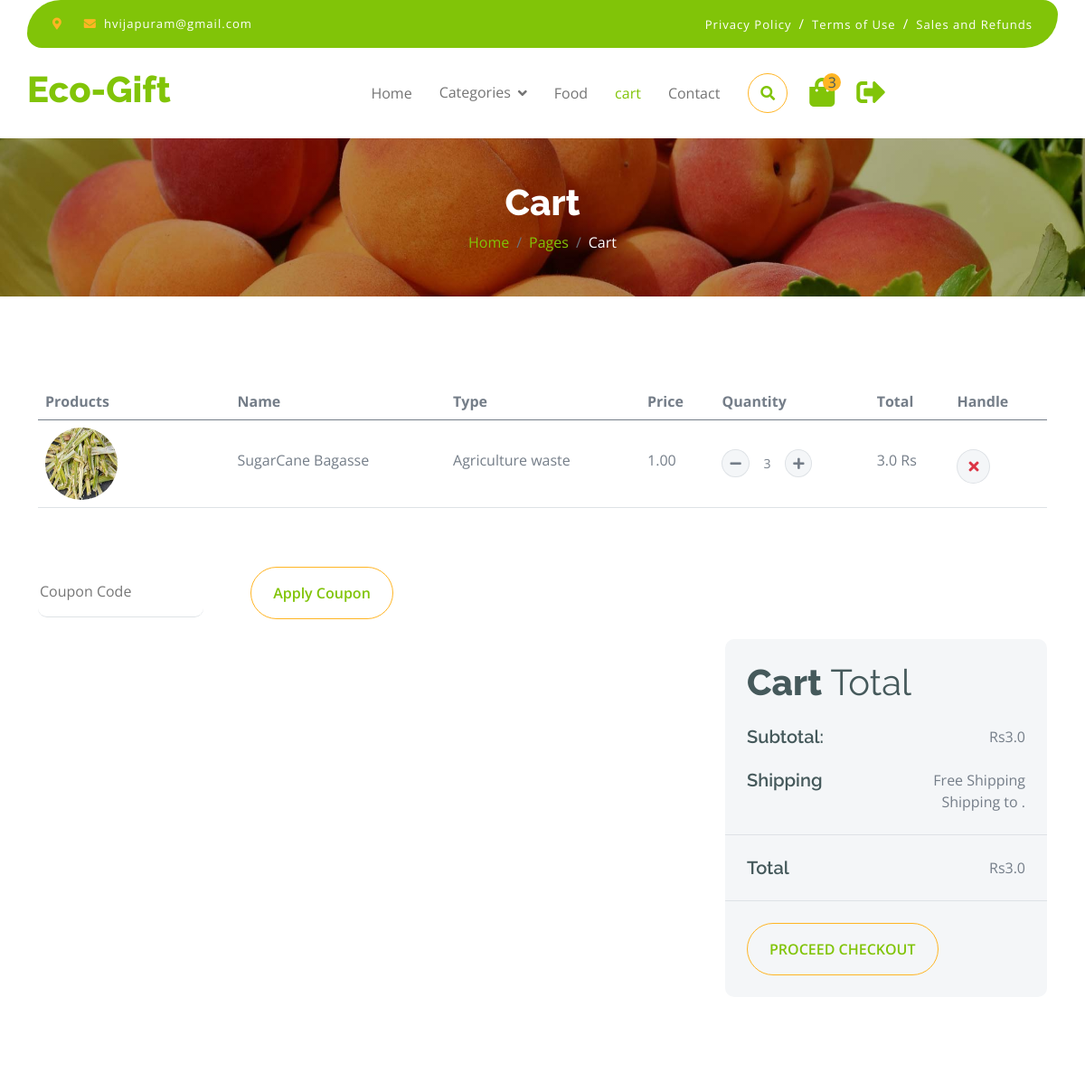
The app's page /products/cart (signed in, upper part), older data.
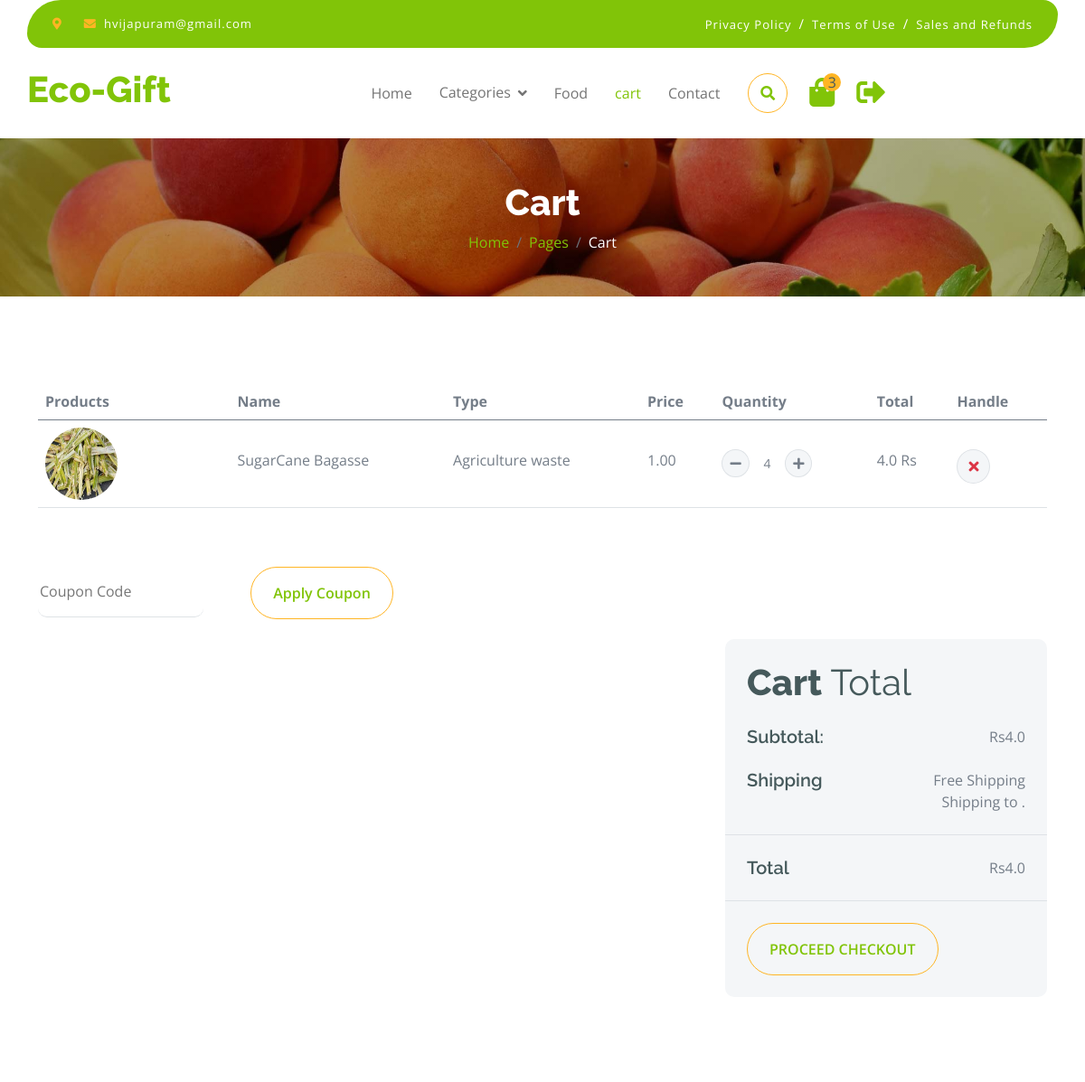
The same page, newer data.
### products/models.py (models this page shows)
class CartItem(models.Model):
    cart = models.ForeignKey(Cart, on_delete=models.CASCADE, related_name='items')
    product = models.ForeignKey(Product, on_delete=models.CASCADE)
    quantity = models.PositiveIntegerField(default=1)
    def __str__(self):
        return f"{self.product.Name} ({self.quantity})"

class Product(models.Model):
  Name = models.CharField(max_length=255)
  Description = models.TextField(blank=True)
  Price = models.CharField(max_length=10)
  Category = models.ForeignKey(Category, on_delete=models.CASCADE)
  Image = models.ImageField(upload_to='products/', blank=True)
  Seller = models.ForeignKey(Seller, on_delete=models.CASCADE, default = 1)

class Category(models.Model):
  Name = models.CharField(max_length=255)
  def __str__(self):
    return self.Name

### products/views.py (the view)
# urls.py: path('cart', views.view_cart, name="cart"),
def view_cart(request):
    try:
        cart = Cart.objects.get(customer=request.user)
        print(cart)
        if cart:
            cart_items = CartItem.objects.filter(cart=cart)
            print(cart_items)
            subtotal = sum(float(item.product.Price) * float(item.quantity) for item in cart_items)
        else:
            cart_items = []
            subtotal = 0
        context = {
            'cart': cart,
            'cart_items': cart_items,
            'subtotal': subtotal,
        }
        print(cart_items)
        return render(request, 'cart.html', context)
    except Cart.DoesNotExist:
        return render(request, 'cart.html', {'cart': None, 'cart_items': [], 'subtotal': 0})
    except Exception as e:
        print(f"An error occurred: {e}")
        return render(request, 'cart.html', {'cart': None, 'cart_items': [], 'subtotal': 0})

### products/context_processors.py (called while the page is built)
def user_email(request):
    if request.user.is_authenticated:
        return {'user_email': request.user.email}
    return {user_email: 'Please login into your account'}

### products/models.py (called while the page is built)
    def __str__(self):
        return f"Cart of {self.customer.username}"

### products/templatetags/custom_filters.py (called while the page is built)
@register.filter(name='mul')
def multiply(value, arg):
    try:
        return float(value) * float(arg)
    except (ValueError, TypeError):
        return ''

### templates/cart.html (shortened to what the changed rows need)
{% extends "base.html" %}
{% load static %}
{% load custom_filters %}
{% block content %}
        <div class="container-fluid page-header py-5">
            <h1 class="text-center text-white display-6">Cart</h1>
        </div>
{% if not user.is_authenticated %}
<div class="loginRequest" style="display: flex; align-items: center; justify-content:center; padding: 9%; margin: 9%; gap: 2%;">
<h3>Please login into Your Account , to access Cart</h3><a href="{% url 'loginCus' %}" class="my-auto">
    <i class="fas fa-user fa-2x"></i>
</a>
</div>
{% else %}
<div class="container-fluid py-5">
    <div class="container py-5">
        <div class="table-responsive">
            <table class="table">
                <thead>
                    <tr>
                        <th scope="col">Products</th>
                        <th scope="col">Name</th>
                        <th scope="col">Type</th>
                        <th scope="col">Price</th>
                        <th scope="col">Quantity</th>
                        <th scope="col">Total</th>
                        <th scope="col">Handle</th>
                    </tr>
                </thead>
                <tbody>
                    {% for item in cart_items %}
                    <tr>
                        <td>
                            <div class="d-flex align-items-center">
                                <img src="{{ item.product.Image.url }}" class="img-fluid me-5 rounded-circle" style="width: 80px; height: 80px;" alt="">
                            </div>
                        </td>
                        <td>
                            <p class="mb-0 mt-4">{{ item.product.Name }}</p>
                        </td>
                        <td>
                            <p class="mb-0 mt-4">{{ item.product.Category }}</p>
                        </td>
                        <td>
                            <p class="mb-0 mt-4">{{ item.product.Price }}</p>
                        </td>
                        <td>
                            <div class="input-group quantity mt-4" style="width: 100px;">
                                <div class="input-group-btn">
                                    <button class="btn btn-sm btn-minus rounded-circle bg-light border" onclick="return increment(this)" data-id="{{ item.id }}" data-use="decrease">
                                        <i class="fa fa-minus"></i>
                                    </button>
                                </div>
                                <input type="text" class="form-control form-control-sm text-center border-0" value="{{ item.quantity }}" id="cart-quantity-{{ item.id }}" data-id="{{ item.id }}" onchange="return change(this)">
                                <div class="input-group-btn">
                                    <button class="btn btn-sm btn-plus rounded-circle bg-light border" onclick="return increment(this)" data-id="{{ item.id }}" data-use="increase">
                                        <i class="fa fa-plus"></i>
                                    </button>
                                </div>
                            </div>
                        </td>
                        <td>
                            <p class="mb-0 mt-4">{{ item.product.Price|mul:item.quantity }} Rs</p>
                        </td>
                        <td>
                            <a href="{% url 'discardItem' item.id %}">
                            <button class="btn btn-md rounded-circle bg-light border mt-4">
                                <i class="fa fa-times text-danger"></i>
                            </button>
                            </a>
                        </td>
                    </tr>
                    {% endfor %}
                </tbody>
            </table>
        </div>
        <div class="mt-5">
            <input type="text" class="border-0 border-bottom rounded me-5 py-3 mb-4" placeholder="Coupon Code">
            <button class="btn border-secondary rounded-pill px-4 py-3 text-primary" type="button">Apply Coupon</button>
        </div>
        <div class="row g-4 justify-content-end">
            <div class="col-8"></div>
            <div class="col-sm-8 col-md-7 col-lg-6 col-xl-4">
                <div class="bg-light rounded">
                    <div class="p-4">
                        <h1 class="display-6 mb-4">Cart <span class="fw-normal">Total</span></h1>
                        <div class="d-flex justify-content-between mb-4">
                            <h5 class="mb-0 me-4">Subtotal:</h5>
                            <p class="mb-0">Rs{{ subtotal }}</p>
                        </div>
                        <div class="d-flex justify-content-between">
                            <h5 class="mb-0 me-4">Shipping</h5>
                            <div>
                                <p class="mb-0">Free Shipping</p>
                            </div>
                        </div>
                        <p class="mb-0 text-end">Shipping to {{ request.user.customer.location }}.</p>
                    </div>
                    <div class="py-4 mb-4 border-top border-bottom d-flex justify-content-between">
                        <h5 class="mb-0 ps-4 me-4">Total</h5>
                        <p class="mb-0 pe-4">Rs{{ subtotal }}</p>
                    </div>
                    <button class="btn border-secondary rounded-pill px-4 py-3 text-primary text-uppercase mb-4 ms-4" type="button"><a href="{% url 'checkout' %}">Proceed Checkout</a></button>
                </div>
            </div>
        </div
    </div>
</div>
{% endif %}
{% endblock content %}

Row changes from the older to the newer data that the page shows:
changed CartItem "SugarCane Bagasse": quantity "3" → "4"; product.Price|mul "3.0" → "4.0"
Text that changed along with them:
{{ subtotal }}: "3.0" → "4.0"
